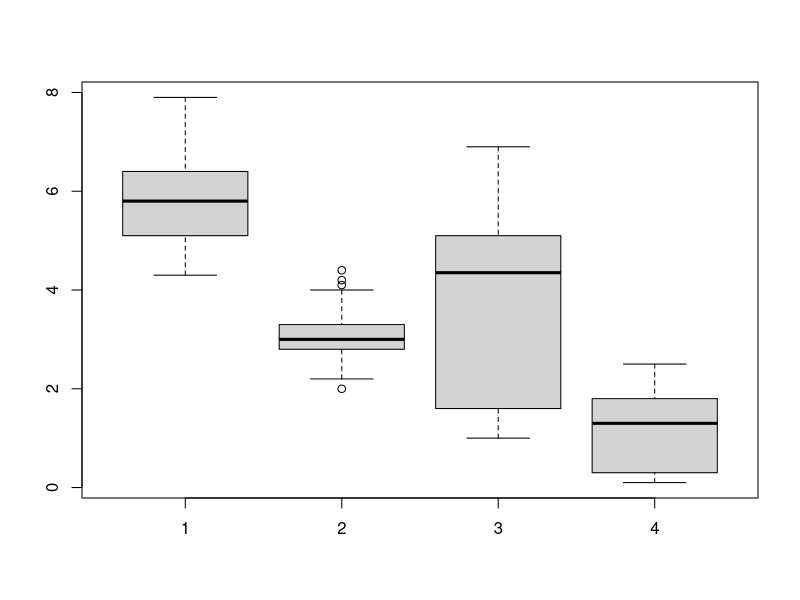
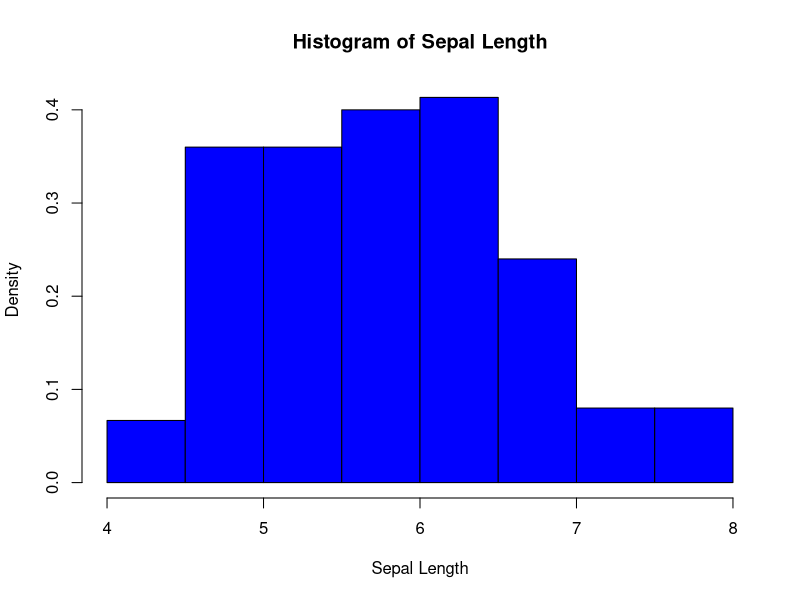
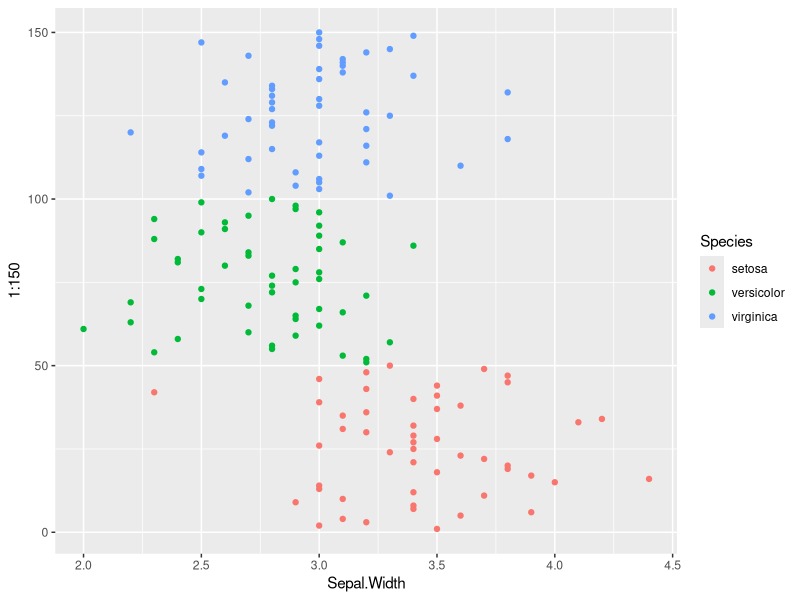
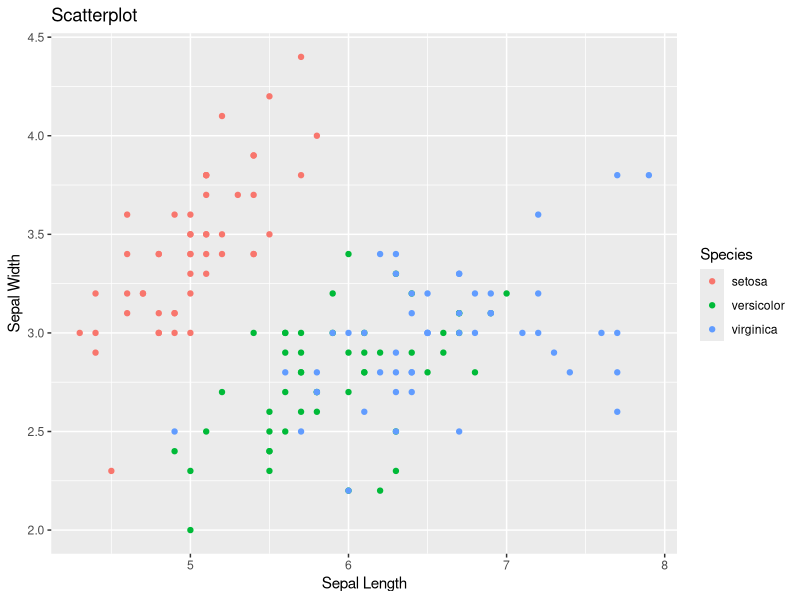
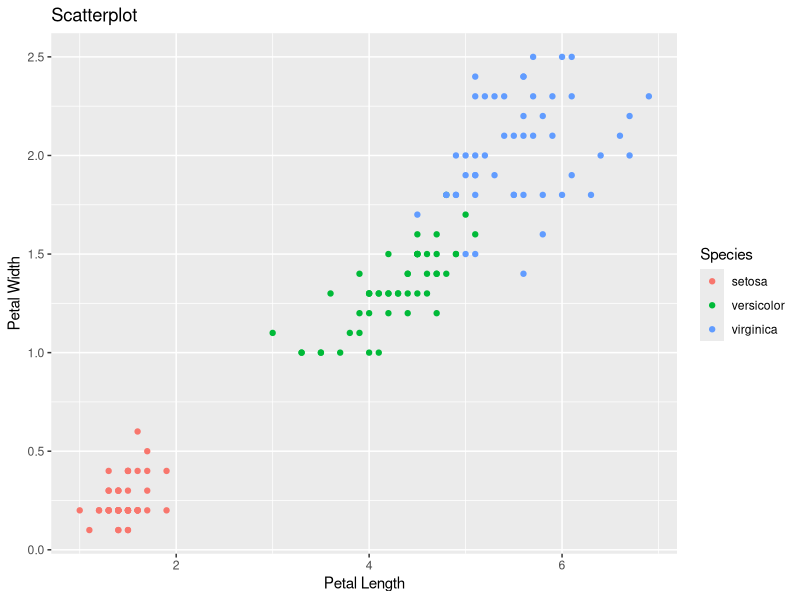
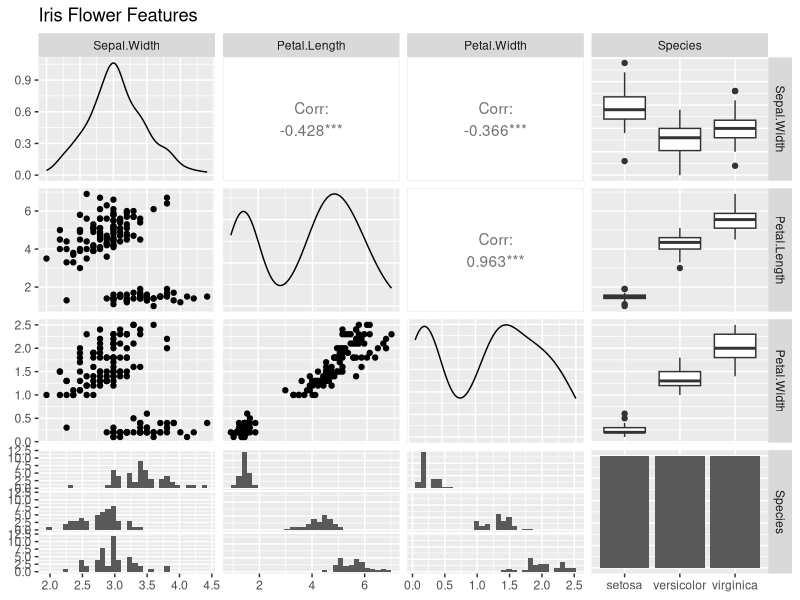
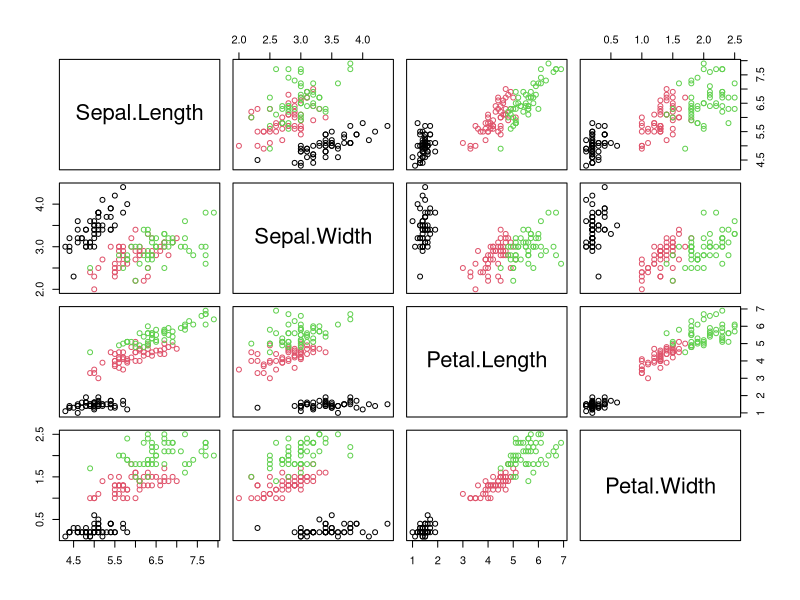

Reproduce these figures in R, in order.
install.packages("tidyverse")
install.packages('GGally')
library(GGally)
library(ggplot2)

Irisdata <- iris
View(Irisdata)
dim(iris)
table(iris$Species) #Have equal number of each
str(iris)

summary(Irisdata)

boxplot(Irisdata$Sepal.Length,iris$Sepal.Width,iris$Petal.Length,iris$Petal.Width)

hist(Irisdata$Sepal.Length, main="Histogram of Sepal Length", xlab="Sepal Length", xlim=c(4,8), col="blue", freq=FALSE)

ggplot(Irisdata, aes(x=Sepal.Width, y=1:150, color=Species)) + geom_point() 

ggplot(Irisdata, aes(x=Sepal.Length, y=Sepal.Width, color=Species)) + geom_point() + labs(title="Scatterplot", x="Sepal Length", y="Sepal Width")

ggplot(Irisdata, aes(x=Petal.Length, y=Petal.Width, color=Species)) + geom_point() + labs(title="Scatterplot", x="Petal Length", y="Petal Width") 

ggpairs(data=Irisdata,columns=2:5,title="Iris Flower Features",colour='Species')

pairs(Irisdata[,1:4], col=Irisdata$Species)

subset(Irisdata, Species == "setosa")
Irisdata[which(Irisdata$Species == 'setosa'),]
















